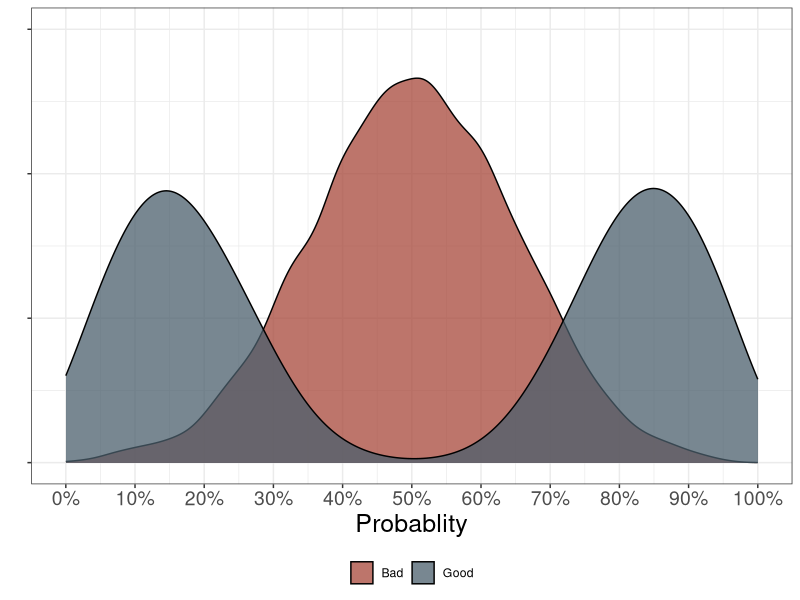
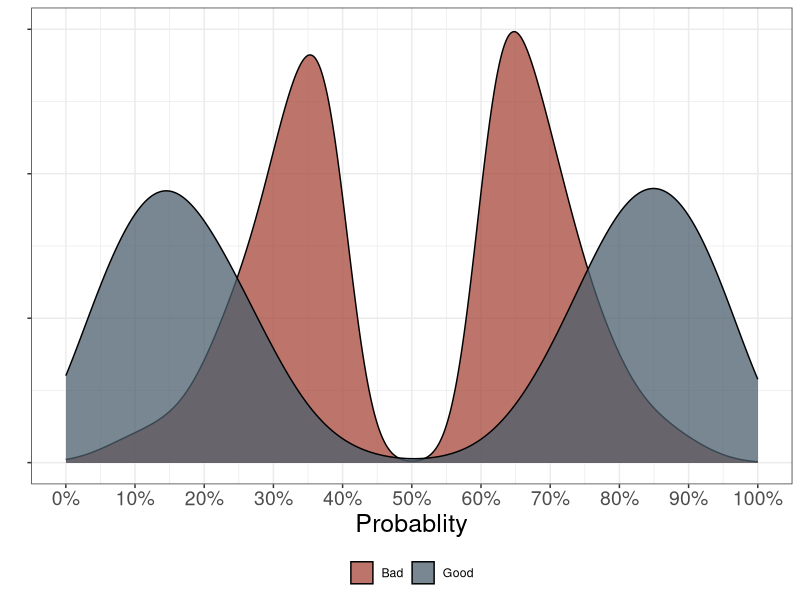
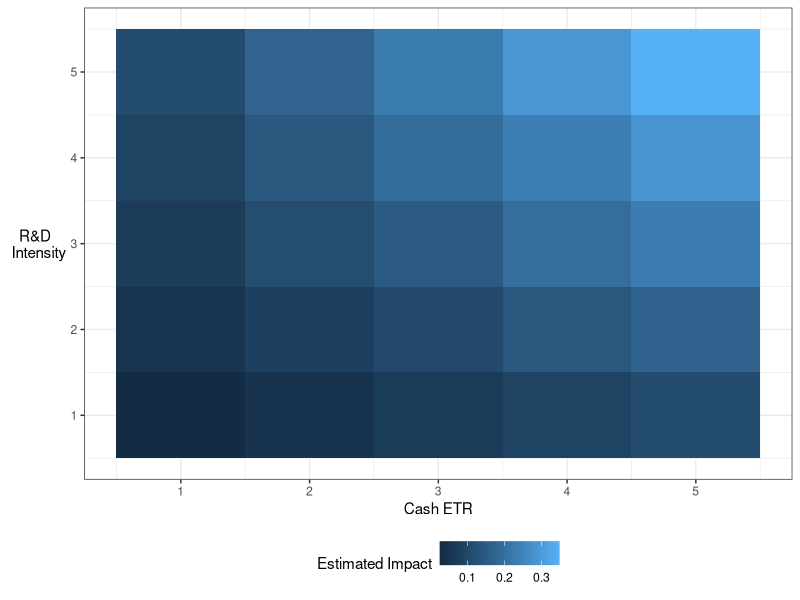

Write R code to recreate these figures, in order.
## ---- chunk 1
knitr::opts_chunk$set(
  fig.asp = 9/16,
  fig.align = 'center',
  echo = F,
  out.width = "90%",
  dpi= 500
)

## ---- chunk 2
library(tidyverse)

set.seed(20230619)
dt <- bind_rows(
  tibble(
    type = "Good",
    prob = c(rnorm(5000, mean = 0.15, sd = 0.10),
             rnorm(5000, mean = 0.85, sd = 0.10))
  ),
  tibble(
    type = "Bad",
    prob = c(rnorm(10000, mean = 0.5, sd = 0.15))
  )
)

dt %>% 
  ggplot(aes(x = prob, group = type, fill = type)) + 
  geom_density(alpha = 0.75) + 
  theme_bw() + 
  scale_fill_manual(values = c("#A7473A", "#4B5F6C")) + 
  scale_x_continuous(breaks = seq(0, 1, 0.1),
                     limits = c(0, 1),
                     labels = scales::percent) + 
  scale_y_continuous(limits = c(0, 3)) + 
  labs(x = "Probablity", y = "") + 
  theme(legend.position = "bottom",
        legend.title = element_blank(),
        axis.text.y = element_blank(),
        axis.text.x = element_text(size = 14),
        axis.title.x = element_text(size = 18))

## ---- chunk 3

dt %>% 
  filter(!(prob %>% between(.4, .6) & type == "Bad")) %>% 
  ggplot(aes(x = prob, group = type, fill = type)) + 
  geom_density(alpha = 0.75) + 
  theme_bw() + 
  scale_fill_manual(values = c("#A7473A", "#4B5F6C")) + 
  scale_x_continuous(breaks = seq(0, 1, 0.1),
                     limits = c(0, 1),
                     labels = scales::percent) + 
  scale_y_continuous(limits = c(0, 3)) + 
  labs(x = "Probablity", y = "") + 
  theme(legend.position = "bottom",
        legend.title = element_blank(),
        axis.text.y = element_blank(),
        axis.text.x = element_text(size = 14),
        axis.title.x = element_text(size = 18))

## ---- chunk 4
dt <- tibble(
  cash_etr = sample(1:5, 1000, replace = TRUE),
  rd_intensity = sample(1:5, 1000, replace = TRUE)) %>% 
  rowwise() %>% 
  mutate(impact = (rnorm(1, cash_etr, 1) + rnorm(1, rd_intensity, 1) + rnorm(1, cash_etr * rd_intensity, 1))/100)

dt %>% 
  group_by(cash_etr, rd_intensity) %>% 
  summarize(impact = mean(impact)) %>% 
  ggplot(aes(x = cash_etr, y = rd_intensity, fill = impact)) +
  geom_tile() + 
  scale_fill_viridis_c() %>% 
  labs(x = "Cash ETR", y = "R&D \n Intensity", fill = "Estimated Impact") + 
  theme_bw() + 
  theme(axis.title.y = element_text(hjust = 0.5, vjust = 0.5, angle = 360),
        legend.position = 'bottom')

